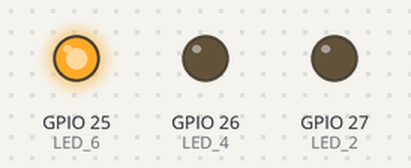
Bench run of a program on a simulated ESP32. Parts: output pins drawn as LEDs (lit = HIGH). WiFi joins after 1.5 s; servers stay silent unless stated; uploads are accepted with an empty reply; not simulated (calls return 0 or success): env.h; what the program prints to the serial monitor is not drawn.

Above: at 3.8 s.
At 6.0 s:
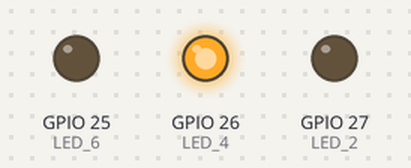
At 10.4 s:
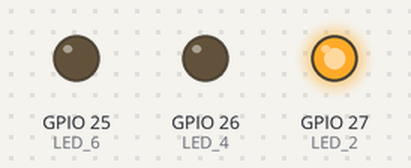
At 17.0 s:
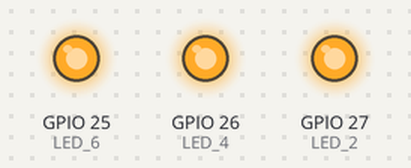
At 25.8 s:
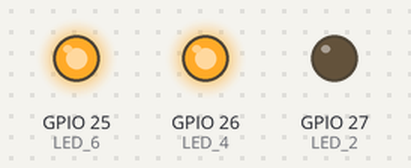
At 36.8 s:
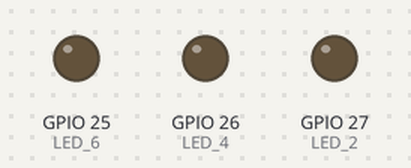
Timing chart, 0 to 40.0 s (numbered marks = the images above):
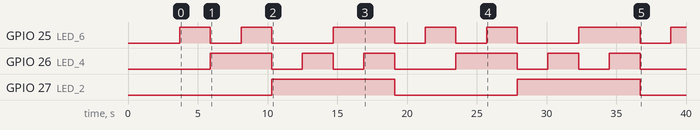

The program:

main.cpp
```cpp
#include <Arduino.h>
#include <WiFi.h>
#include <HTTPClient.h>
#include <ArduinoJson.h>
#include "env.h"

#define LED_2 27
#define LED_4 26
#define LED_6 25

int i;
bool ledStates[][3]=
{{false,false,false},
{false,false,true},
{false,true,false},
{false,true,true},
{true,false,false},
{true,true,false},
{true,false,true},
{true,true,true}};

const int NUM_OF_STATES = sizeof (ledStates) / sizeof (ledStates[0]);

void setup() {
  pinMode(LED_2, OUTPUT);
  pinMode(LED_4, OUTPUT);
  pinMode(LED_6, OUTPUT);

  Serial.begin(9600);

  WiFi.begin(ssid, password);//ssid and password defined in env.h

  Serial.println("Connecting");
  while(WiFi.status() != WL_CONNECTED) {
    delay(500);
    Serial.print(".");
  }
  Serial.println("");
  Serial.print("Connected to WiFi network with IP Address: ");
  Serial.println(WiFi.localIP());
}

void loop() {
  if(WiFi.status()== WL_CONNECTED){
    HTTPClient http;
    http.begin(host);//endpoint "host" defined in env.h

    for(i=0;i<NUM_OF_STATES;i++) {
      http.addHeader("X-API-Key", apiKey);//"apiKey" defined in env.h
      http.addHeader("Content-type", "application/json");

      StaticJsonDocument<76> doc;
      String httpRequestData;

      digitalWrite(LED_2, ledStates[i][0]);
      digitalWrite(LED_4, ledStates[i][1]);
      digitalWrite(LED_6, ledStates[i][2]);

      doc["led_2"] = ledStates[i][0];
      doc["led_4"] = ledStates[i][1];
      doc["led_6"] = ledStates[i][2];

      serializeJson(doc, httpRequestData);
      int httpResponseCode = http.PUT(httpRequestData);
      String http_response;

      if(httpResponseCode > 0) {
        Serial.print("HTTP Response Code: ");
        Serial.println(httpResponseCode);
        Serial.print("Response from server");
        http_response = http.getString();
        Serial.println(http_response);
      } else {
        Serial.print("Error code: ");
        Serial.println(httpResponseCode);
      }

      delay(2000);
    }

    http.end();
  }
}
```

Measured:
- by itself, GPIO 25 (LED_6): LOW → HIGH at 3.7 s, → LOW 2.2 s later, → HIGH 2.2 s later, → LOW 2.2 s later, … (13 changes in this stretch)
- by itself, GPIO 26 (LED_4): LOW → HIGH at 5.9 s, → LOW 4.4 s later, → HIGH 2.2 s later, → LOW 2.2 s later, … (12 changes in this stretch)
- by itself, GPIO 27 (LED_2): alternates HIGH for 8.8 s and LOW for 8.8 s
